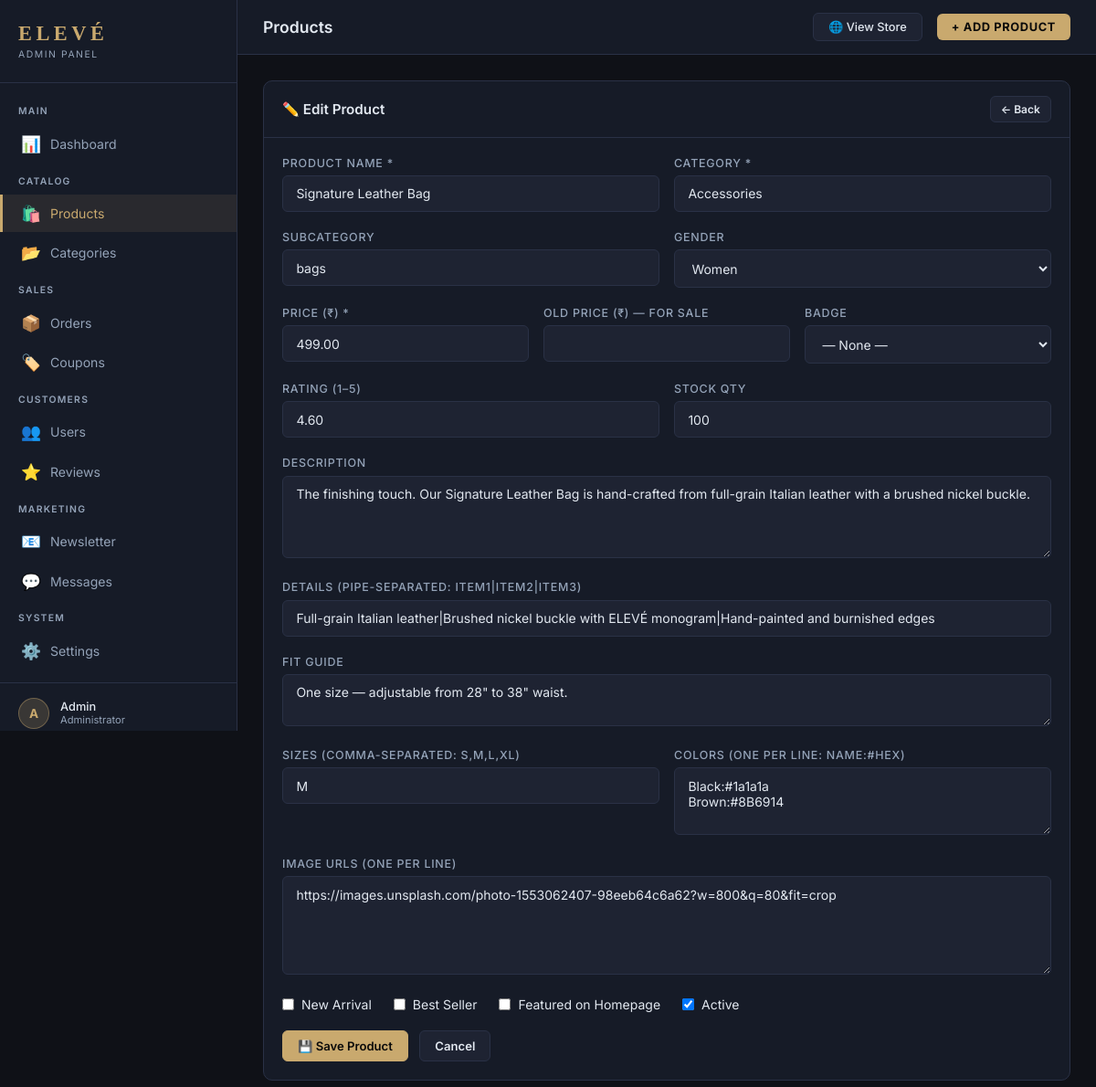
Before: /admin/products.php?action=edit&id=8 (signed in) with the older database file.
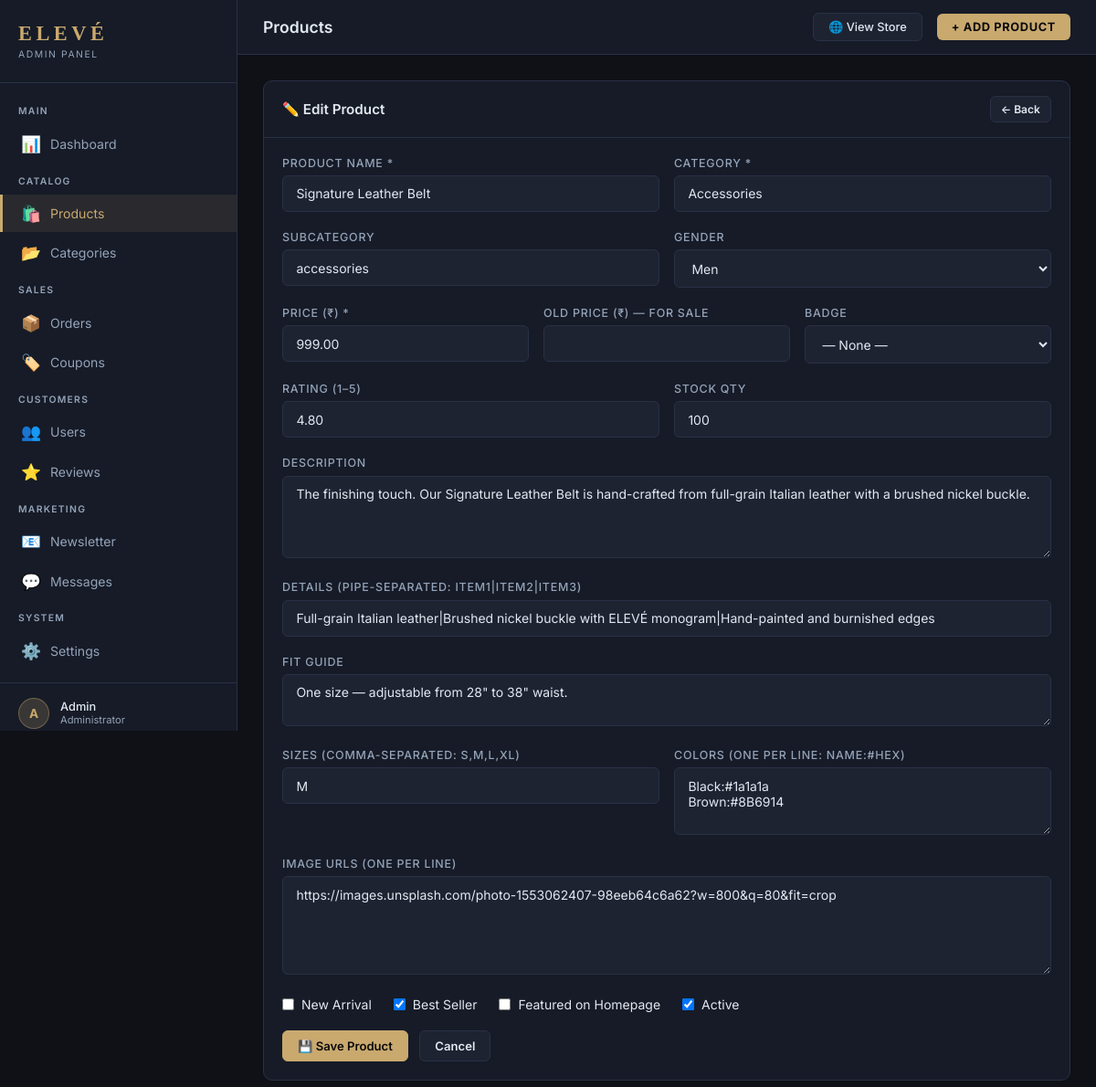
After: the same page with the newer database file.
### tables this page shows
CREATE TABLE IF NOT EXISTS products (
    id INT AUTO_INCREMENT PRIMARY KEY,
    name VARCHAR(200) NOT NULL,
    category VARCHAR(100) NOT NULL,
    subcategory VARCHAR(100),
    gender ENUM('men', 'women', 'kids', 'unisex', '') DEFAULT '',
    price DECIMAL(10,2) NOT NULL,
    old_price DECIMAL(10,2) DEFAULT NULL,
    badge VARCHAR(50) DEFAULT NULL,
    rating DECIMAL(3,2) DEFAULT 4.5,
    reviews_count INT DEFAULT 0,
    is_new_arrival TINYINT(1) DEFAULT 0,
    is_best_seller TINYINT(1) DEFAULT 0,
    is_featured TINYINT(1) DEFAULT 0,
    is_active TINYINT(1) DEFAULT 1,
    stock_qty INT DEFAULT 100,
    description TEXT,
    fit TEXT,
    details TEXT,
    slug VARCHAR(200),
    created_at TIMESTAMP DEFAULT CURRENT_TIMESTAMP,
    updated_at TIMESTAMP DEFAULT CURRENT_TIMESTAMP ON UPDATE CURRENT_TIMESTAMP
);

### admin/products.php (the view, shortened to what this page needs)
<?php
$pageTitle = 'Products';
require_once 'includes/header.php';
$db      = getDB();
$action  = $_REQUEST['action'] ?? 'list';
?>
<?php if ($action === 'add' || $action === 'edit'): ?>
  <?php
  $product = null;
  if ($action === 'edit') {
    $pid     = (int) ($_GET['id'] ?? 0);
    $product = $db->query("SELECT * FROM products WHERE id=$pid")->fetch();
    $images  = $db->query("SELECT url FROM product_images WHERE product_id=$pid ORDER BY sort_order")->fetchAll(PDO::FETCH_COLUMN);
    $sizes   = $db->query("SELECT size FROM product_sizes WHERE product_id=$pid ORDER BY id")->fetchAll(PDO::FETCH_COLUMN);
    $colors  = $db->query("SELECT CONCAT(name,':',hex) FROM product_colors WHERE product_id=$pid ORDER BY id")->fetchAll(PDO::FETCH_COLUMN);
  }
  ?>
  <div class="card">
    <div class="card-header">
      <div class="card-title"><?= $action === 'add' ? '+ Add New Product' : '✏️ Edit Product' ?></div>
      <a href="products.php" class="btn btn-sm btn-ghost">← Back</a>
    </div>
    <div class="card-body">
      <form method="POST" autocomplete="off">
        <div class="form-row">
          <div class="form-group">
            <label class="form-label">Product Name *</label>
            <input type="text" name="name" class="form-control" required
                   value="<?= htmlspecialchars($product['name'] ?? '') ?>">
          </div>
          <div class="form-group">
            <label class="form-label">Category *</label>
            <input type="text" name="category" class="form-control" required placeholder="e.g. T-Shirts, Jackets"
                   value="<?= htmlspecialchars($product['category'] ?? '') ?>">
          </div>
        </div>
        <div class="form-row">
          <div class="form-group">
            <label class="form-label">Subcategory</label>
            <input type="text" name="subcategory" class="form-control" placeholder="e.g. hoodies, jeans"
                   value="<?= htmlspecialchars($product['subcategory'] ?? '') ?>">
          </div>
          <div class="form-group">
            <label class="form-label">Gender</label>
            <select name="gender" class="form-control">
              <option value="men" <?= ($product['gender']??'')==='men'?'selected':'' ?>>Men</option>
              <option value="women" <?= ($product['gender']??'')==='women'?'selected':'' ?>>Women</option>
            </select>
          </div>
        </div>
        <div class="form-row-3">
          <div class="form-group">
            <label class="form-label">Price (₹) *</label>
            <input type="number" name="price" class="form-control" step="0.01" required min="0"
                   value="<?= $product['price'] ?? '' ?>">
          </div>
          <div class="form-group">
            <label class="form-label">Old Price (₹) — for sale</label>
            <input type="number" name="old_price" class="form-control" step="0.01" min="0"
                   value="<?= $product['old_price'] ?? '' ?>">
          </div>
          <div class="form-group">
            <label class="form-label">Badge</label>
            <select name="badge" class="form-control">
              <option value="">— None —</option>
            </select>
          </div>
        </div>
        <div class="form-row">
          <div class="form-group">
            <label class="form-label">Rating (1–5)</label>
            <input type="number" name="rating" class="form-control" step="0.1" min="1" max="5"
                   value="<?= $product['rating'] ?? '4.5' ?>">
          </div>
          <div class="form-group">
            <label class="form-label">Stock Qty</label>
            <input type="number" name="stock_qty" class="form-control" min="0"
                   value="<?= $product['stock_qty'] ?? '100' ?>">
          </div>
        </div>
        <div class="form-group">
          <label class="form-label">Description</label>
          <textarea name="description" class="form-control" rows="4"><?= htmlspecialchars($product['description'] ?? '') ?></textarea>
        </div>
        <div class="form-group">
          <label class="form-label">Details (pipe-separated: item1|item2|item3)</label>
          <input type="text" name="details" class="form-control" placeholder="100% Cotton|Machine washable|Slim fit"
                 value="<?= htmlspecialchars($product['details'] ?? '') ?>">
        </div>
        <div class="form-group">
          <label class="form-label">Fit Guide</label>
          <textarea name="fit" class="form-control" rows="2"><?= htmlspecialchars($product['fit'] ?? '') ?></textarea>
        </div>
        <div class="form-row">
          <div class="form-group">
            <label class="form-label">Sizes (comma-separated: S,M,L,XL)</label>
            <input type="text" name="sizes" class="form-control" placeholder="S,M,L,XL"
                   value="<?= htmlspecialchars(implode(',', $sizes ?? [])) ?>">
          </div>
          <div class="form-group">
            <label class="form-label">Colors (one per line: Name:#hex)</label>
            <textarea name="colors" class="form-control" rows="3" placeholder="Black:#1a1a1a&#10;White:#f5f5f5"><?= htmlspecialchars(implode("\n", $colors ?? [])) ?></textarea>
          </div>
        </div>
        <div class="form-group">
          <label class="form-label">Image URLs (one per line)</label>
          <textarea name="images" class="form-control" rows="5" placeholder="https://images.unsplash.com/..."><?= htmlspecialchars(implode("\n", $images ?? [])) ?></textarea>
        </div>
        <div style="display:flex;gap:1.5rem;margin-bottom:1.25rem;flex-wrap:wrap">
          <label style="display:flex;align-items:center;gap:.5rem;cursor:pointer;font-size:.875rem">
            <input type="checkbox" name="is_new_arrival" <?= ($product['is_new_arrival']??0)?'checked':'' ?>> New Arrival
          </label>
          <label style="display:flex;align-items:center;gap:.5rem;cursor:pointer;font-size:.875rem">
            <input type="checkbox" name="is_best_seller" <?= ($product['is_best_seller']??0)?'checked':'' ?>> Best Seller
          </label>
          <label style="display:flex;align-items:center;gap:.5rem;cursor:pointer;font-size:.875rem">
            <input type="checkbox" name="is_featured" <?= ($product['is_featured']??1)?'checked':'' ?>> Featured on Homepage
          </label>
          <label style="display:flex;align-items:center;gap:.5rem;cursor:pointer;font-size:.875rem">
            <input type="checkbox" name="is_active" <?= ($product['is_active']??1)?'checked':'' ?>> Active
          </label>
        </div>
        <button type="submit" class="btn btn-primary">💾 Save Product</button>
        <a href="products.php" class="btn btn-ghost" style="margin-left:.5rem">Cancel</a>
      </form>
    </div>
  </div>
<?php endif; ?>
<?php require_once 'includes/footer.php'; ?>

### admin/includes/header.php (shortened to what this page needs)
<?php
$currentPage = basename($_SERVER['PHP_SELF'], '.php');
?>
<!DOCTYPE html>
<html lang="en">
<head>
</head>
<body>
<aside class="sidebar" id="adminSidebar">
  <div class="sidebar-brand">
    <div class="sidebar-logo">ELEVÉ</div>
    <div class="sidebar-sub">Admin Panel</div>
  </div>
  <nav class="sidebar-nav">
    <div class="nav-section">Main</div>
    <a href="index.php" class="nav-item <?= $currentPage === 'index' ? 'active' : '' ?>">
      <span class="icon">📊</span> Dashboard
    </a>
    <div class="nav-section">Catalog</div>
    <a href="products.php" class="nav-item <?= $currentPage === 'products' ? 'active' : '' ?>">
      <span class="icon">🛍️</span> Products
    </a>
    <a href="categories.php" class="nav-item <?= $currentPage === 'categories' ? 'active' : '' ?>">
      <span class="icon">📂</span> Categories
    </a>
    <div class="nav-section">Sales</div>
    <a href="orders.php" class="nav-item <?= $currentPage === 'orders' ? 'active' : '' ?>">
      <span class="icon">📦</span> Orders
    </a>
    <a href="coupons.php" class="nav-item <?= $currentPage === 'coupons' ? 'active' : '' ?>">
      <span class="icon">🏷️</span> Coupons
    </a>
    <div class="nav-section">Customers</div>
    <a href="users.php" class="nav-item <?= $currentPage === 'users' ? 'active' : '' ?>">
      <span class="icon">👥</span> Users
    </a>
    <a href="reviews.php" class="nav-item <?= $currentPage === 'reviews' ? 'active' : '' ?>">
      <span class="icon">⭐</span> Reviews
    </a>
    <div class="nav-section">Marketing</div>
    <a href="newsletter.php" class="nav-item <?= $currentPage === 'newsletter' ? 'active' : '' ?>">
      <span class="icon">📧</span> Newsletter
    </a>
    <a href="messages.php" class="nav-item <?= $currentPage === 'messages' ? 'active' : '' ?>">
      <span class="icon">💬</span> Messages
    </a>
    <div class="nav-section">System</div>
    <a href="settings.php" class="nav-item <?= $currentPage === 'settings' ? 'active' : '' ?>">
      <span class="icon">⚙️</span> Settings
    </a>
  </nav>
  <div class="sidebar-footer">
    <div class="sidebar-user">
      <div class="sidebar-avatar"><?= strtoupper(substr($_SESSION['user_name'], 0, 1)) ?></div>
      <div>
        <div class="sidebar-name"><?= htmlspecialchars($_SESSION['user_name']) ?></div>
        <div class="sidebar-role">Administrator</div>
      </div>
    </div>
  </div>
</aside>
<div class="main-wrapper">
  <div class="topbar">
    <div class="topbar-title"><?= $pageTitle ?? 'Dashboard' ?></div>
    <div class="topbar-right">
      <a href="../index.html" class="topbar-btn-ghost" target="_blank">🌐 View Store</a>
      <a href="products.php?action=add" class="topbar-btn">+ Add Product</a>
    </div>
  </div>
  <div class="content">

### admin/includes/footer.php (shortened to what this page needs)
  </div>
</div>
</body>
</html>

### admin/includes/header.php (style rules this page uses)
*,*::before,*::after { box-sizing:border-box;margin:0;padding:0 }
:root { --bg:#0f1117;--surface:#161b27;--surface2:#1e2332;--border:#2a3146; --text:#e2e8f0;--muted:#94a3b8;--accent:#c9a96e;--accent-h:#d4b87d; --success:#10b981;--danger:#ef4444;--warning:#f59e0b;--info:#3b82f6; --sidebar-w:260px; }
body { font-family:'Inter',-apple-system,sans-serif;background:var(--bg);color:var(--text);min-height:100vh;overflow-x:hidden }
a { color:inherit;text-decoration:none }
button { font:inherit;cursor:pointer;border:none;background:none;color:inherit }
.sidebar { position:fixed;top:0;left:0;width:var(--sidebar-w);height:100vh;background:var(--surface);border-right:1px solid var(--border);display:flex;flex-direction:column;z-index:100;overflow-y:auto }
.sidebar-brand { padding:1.5rem 1.25rem;border-bottom:1px solid var(--border) }
.sidebar-logo { font-family:Georgia,serif;font-size:1.4rem;letter-spacing:.2em;color:var(--accent);font-weight:700;text-transform:uppercase }
.sidebar-sub { font-size:.65rem;color:var(--muted);letter-spacing:.15em;text-transform:uppercase;margin-top:.2rem }
.sidebar-nav { flex:1;padding:.75rem 0 }
.nav-section { font-size:.65rem;font-weight:600;letter-spacing:.12em;color:var(--muted);text-transform:uppercase;padding:.75rem 1.25rem .4rem }
.nav-item { display:flex;align-items:center;gap:.75rem;padding:.65rem 1.25rem;font-size:.88rem;color:var(--muted);transition:all .15s;border-left:3px solid transparent;margin:.1rem 0 }
.nav-item.active { background:rgba(201,169,110,.1);color:var(--accent);border-left-color:var(--accent) }
.nav-item .icon { font-size:1.1rem;width:20px;text-align:center;flex-shrink:0 }
.sidebar-footer { padding:1rem 1.25rem;border-top:1px solid var(--border) }
.sidebar-user { display:flex;align-items:center;gap:.75rem;font-size:.8rem }
.sidebar-avatar { width:34px;height:34px;border-radius:50%;background:rgba(201,169,110,.2);border:1.5px solid rgba(201,169,110,.4);display:flex;align-items:center;justify-content:center;font-size:.85rem;color:var(--accent);font-weight:700;flex-shrink:0 }
.sidebar-name { font-weight:500;color:var(--text) }
.sidebar-role { color:var(--muted);font-size:.7rem }
.main-wrapper { margin-left:var(--sidebar-w);min-height:100vh;display:flex;flex-direction:column }
.topbar { background:var(--surface);border-bottom:1px solid var(--border);padding:.875rem 1.75rem;display:flex;align-items:center;justify-content:space-between;position:sticky;top:0;z-index:50 }
.topbar-title { font-size:1.1rem;font-weight:600;color:var(--text) }
.topbar-right { display:flex;align-items:center;gap:1rem }
.topbar-btn { padding:.45rem 1rem;background:var(--accent);color:#0a0a0a;border-radius:6px;font-size:.8rem;font-weight:700;letter-spacing:.05em;text-transform:uppercase;transition:all .15s;text-decoration:none;display:inline-flex;align-items:center;gap:.4rem }
.topbar-btn-ghost { padding:.45rem 1rem;background:var(--surface2);border:1px solid var(--border);color:var(--text);border-radius:6px;font-size:.8rem;font-weight:500;transition:all .15s }
.content { padding:1.75rem;flex:1 }
.card { background:var(--surface);border:1px solid var(--border);border-radius:10px;overflow:hidden }
.card-header { padding:1rem 1.25rem;border-bottom:1px solid var(--border);display:flex;align-items:center;justify-content:space-between }
.card-title { font-size:.95rem;font-weight:600;color:var(--text) }
.card-body { padding:1.25rem }
.btn { display:inline-flex;align-items:center;gap:.4rem;padding:.5rem 1rem;border-radius:6px;font-size:.82rem;font-weight:600;transition:all .15s;cursor:pointer;border:1px solid transparent }
.btn-primary { background:var(--accent);color:#0a0a0a;border-color:var(--accent) }
.btn-sm { padding:.35rem .7rem;font-size:.75rem }
.btn-ghost { background:var(--surface2);color:var(--text);border-color:var(--border) }
.form-group { margin-bottom:1.25rem }
.form-label { display:block;font-size:.78rem;font-weight:500;color:var(--muted);margin-bottom:.4rem;text-transform:uppercase;letter-spacing:.06em }
.form-control { width:100%;padding:.65rem .9rem;background:var(--surface2);border:1.5px solid var(--border);border-radius:6px;color:var(--text);font-size:.875rem;font-family:inherit;transition:border-color .15s,box-shadow .15s;outline:none;resize:vertical }
select.form-control { cursor:pointer }
.form-row { display:grid;grid-template-columns:1fr 1fr;gap:1rem }
.form-row-3 { display:grid;grid-template-columns:repeat(3,1fr);gap:1rem }

Changed rows visible on the page:
changed products "Accessories": name "Signature Leather Bag" → "Signature Leather Belt"; subcategory "bags" → "accessories"; gender "Women" → "Men"; price "499.00" → "999.00"; rating "4.60" → "4.80"; description "The finishing touch. Our Signature Leather Bag is hand-crafted from full-grain Italian leather with a brushed nickel buckle." → "The finishing touch. Our Signature Leather Belt is hand-crafted from full-grain Italian leather with a brushed nickel buckle."; is_best_seller "☐" → "☑"
